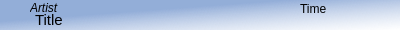
<?xml version="1.0" encoding="UTF-8"?>
<ui version="4.0">
 <class>AudioFrame</class>
 <widget class="QFrame" name="AudioFrame">
  <property name="geometry">
   <rect>
    <x>0</x>
    <y>0</y>
    <width>400</width>
    <height>30</height>
   </rect>
  </property>
  <property name="minimumSize">
   <size>
    <width>0</width>
    <height>30</height>
   </size>
  </property>
  <property name="windowTitle">
   <string>Frame</string>
  </property>
  <property name="styleSheet">
   <string notr="true">background-color: qlineargradient(spread:pad, x1:0, y1:0, x2:1, y2:1, stop:0.359091 rgba(80, 123, 192, 97), stop:1 rgba(255, 255, 255, 255));</string>
  </property>
  <property name="frameShape">
   <enum>QFrame::NoFrame</enum>
  </property>
  <property name="frameShadow">
   <enum>QFrame::Plain</enum>
  </property>
  <widget class="QPushButton" name="play_b">
   <property name="geometry">
    <rect>
     <x>0</x>
     <y>0</y>
     <width>31</width>
     <height>31</height>
    </rect>
   </property>
   <property name="focusPolicy">
    <enum>Qt::NoFocus</enum>
   </property>
   <property name="text">
    <string/>
   </property>
   <property name="icon">
    <iconset resource="ux_icons.qrc">
     <normaloff>:/icons/buttons/media-play-symbol.png</normaloff>:/icons/buttons/media-play-symbol.png</iconset>
   </property>
   <property name="iconSize">
    <size>
     <width>20</width>
     <height>20</height>
    </size>
   </property>
   <property name="flat">
    <bool>true</bool>
   </property>
  </widget>
  <widget class="QLabel" name="artist_l">
   <property name="geometry">
    <rect>
     <x>30</x>
     <y>0</y>
     <width>251</width>
     <height>16</height>
    </rect>
   </property>
   <property name="font">
    <font>
     <pointsize>9</pointsize>
     <italic>true</italic>
    </font>
   </property>
   <property name="styleSheet">
    <string notr="true">color: rgb(0, 0, 0);
background-color: rgba(255, 255, 255, 0);</string>
   </property>
   <property name="text">
    <string>Artist</string>
   </property>
  </widget>
  <widget class="QLabel" name="title_l">
   <property name="geometry">
    <rect>
     <x>35</x>
     <y>12</y>
     <width>261</width>
     <height>16</height>
    </rect>
   </property>
   <property name="font">
    <font>
     <pointsize>11</pointsize>
     <italic>false</italic>
    </font>
   </property>
   <property name="styleSheet">
    <string notr="true">background-color: rgba(255, 255, 255, 0);</string>
   </property>
   <property name="frameShape">
    <enum>QFrame::NoFrame</enum>
   </property>
   <property name="frameShadow">
    <enum>QFrame::Sunken</enum>
   </property>
   <property name="text">
    <string>Title</string>
   </property>
   <property name="wordWrap">
    <bool>true</bool>
   </property>
  </widget>
  <widget class="QPushButton" name="download_b">
   <property name="geometry">
    <rect>
     <x>366</x>
     <y>0</y>
     <width>31</width>
     <height>31</height>
    </rect>
   </property>
   <property name="focusPolicy">
    <enum>Qt::NoFocus</enum>
   </property>
   <property name="text">
    <string/>
   </property>
   <property name="icon">
    <iconset resource="ux_icons.qrc">
     <normaloff>:/icons/buttons/download-button.png</normaloff>:/icons/buttons/download-button.png</iconset>
   </property>
   <property name="iconSize">
    <size>
     <width>20</width>
     <height>20</height>
    </size>
   </property>
   <property name="flat">
    <bool>true</bool>
   </property>
  </widget>
  <widget class="QLabel" name="time_l">
   <property name="geometry">
    <rect>
     <x>300</x>
     <y>0</y>
     <width>67</width>
     <height>17</height>
    </rect>
   </property>
   <property name="autoFillBackground">
    <bool>false</bool>
   </property>
   <property name="styleSheet">
    <string notr="true">background-color: rgba(255, 255, 255, 0);</string>
   </property>
   <property name="text">
    <string>Time</string>
   </property>
  </widget>
 </widget>
 <resources>
  <include location="ux_icons.qrc"/>
 </resources>
 <connections/>
</ui>
